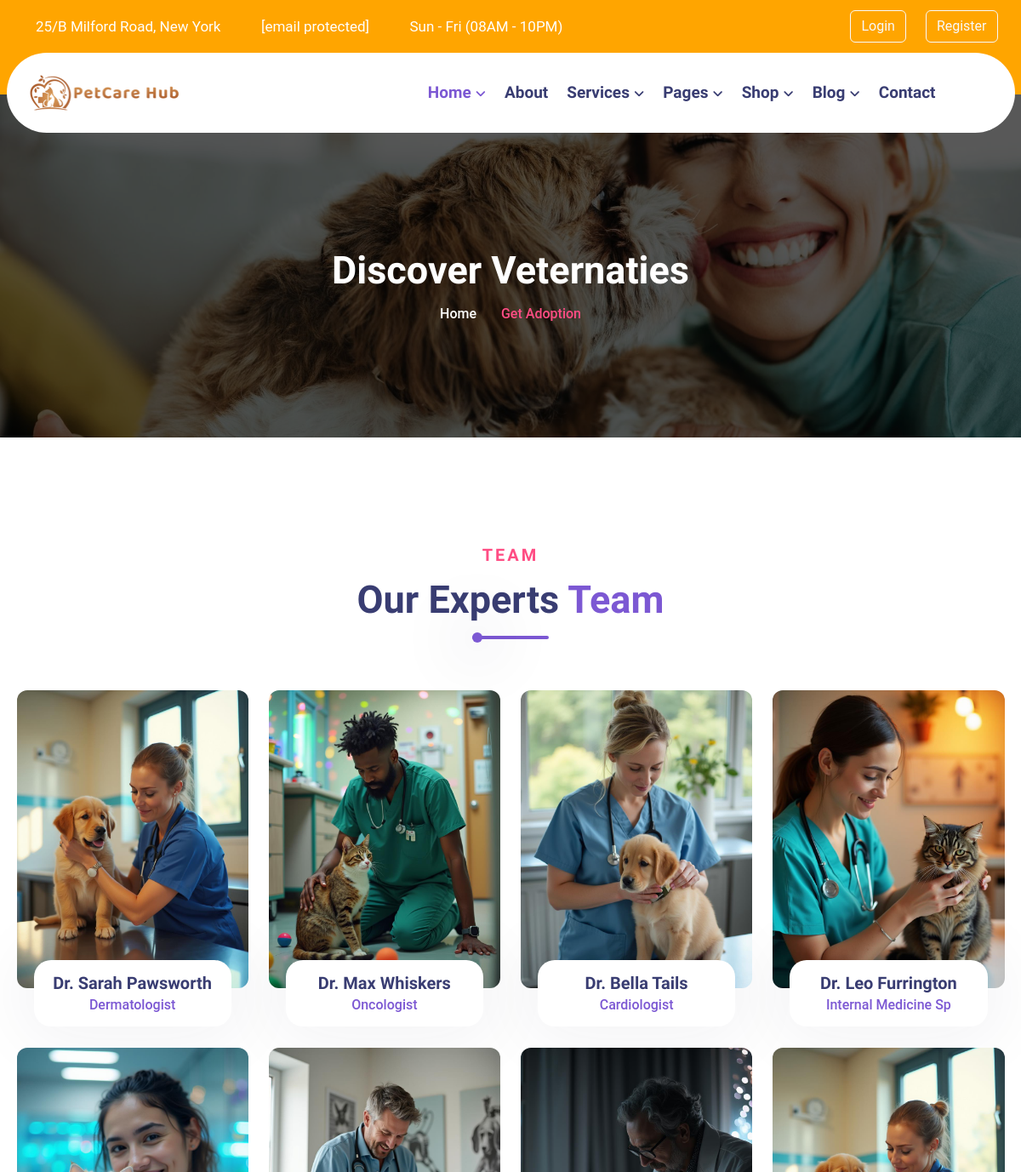
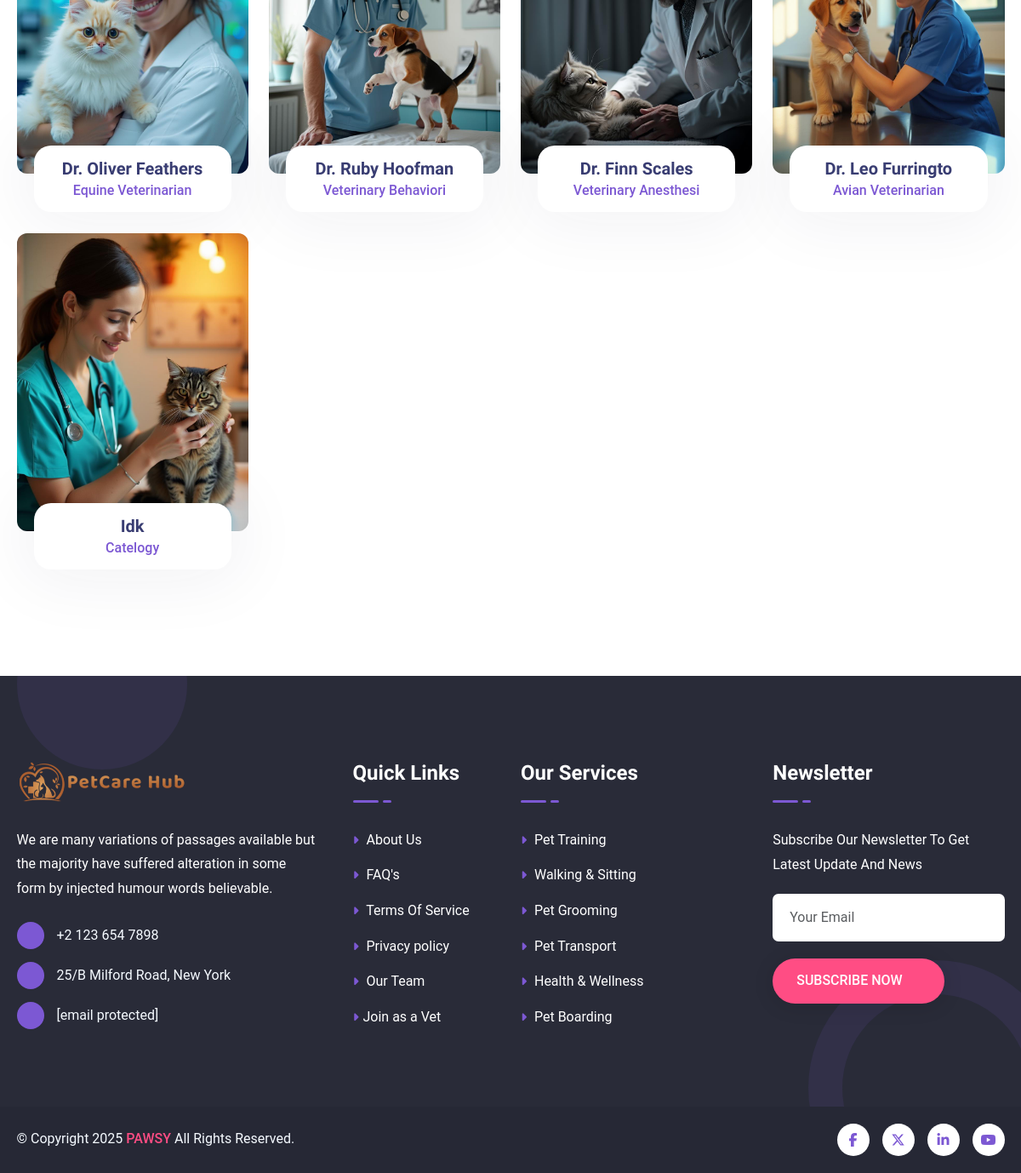
Page /vetdis/ on the committed database (2 pictures, top to bottom).
### myapp/models.py (models this page shows, shortened)
class vetRegisterDB(models.Model):
    Name = models.CharField(max_length=30)
    Email = models.EmailField()
    Password = models.CharField(max_length=40)
    Photo = models.ImageField(upload_to='photos')
    Gender = models.CharField(max_length=10)
    Phone = models.BigIntegerField()
    LicenseFile = models.FileField(upload_to='files',default=None,max_length=250)
    Address = models.TextField()
    Specialization = models.CharField(max_length=20)
    YearsOfExperience = models.IntegerField()
    ClinicName = models.CharField(max_length=60)
    Price = models.IntegerField(default=500)
    TimeStamp = models.DateTimeField(auto_now_add=True)
    def vet_photo(self):
        return mark_safe('<img src="{}" width="100"/>'.format(self.Photo.url))
    vet_photo.allow_tags = True

### myapp/views.py (the view)
# urls.py: path('vetdis/',views.vetdiscoverpage),
def vetdiscoverpage(request):
    fetchdata = vetRegisterDB.objects.all()
    context = {
        "vetdis" : fetchdata
    }
    return render(request,"vetdiscover.html",context)

### myapp/templates/vetdiscover.html (shortened to what this page needs)
<!DOCTYPE html>
<html lang="en">
<head>
    <link rel="stylesheet" href="/static/css/bootstrap.min.css">
    <link rel="stylesheet" href="/static/css/all-fontawesome.min.css">
    <link rel="stylesheet" href="/static/css/icomoon.css">
    <link rel="stylesheet" href="/static/css/animate.min.css">
    <link rel="stylesheet" href="/static/css/magnific-popup.min.css">
    <link rel="stylesheet" href="/static/css/owl.carousel.min.css">
    <link rel="stylesheet" href="/static/css/style.css">
</head>
<body>
{% include 'nav.html' %}
       <main class="main">
       <div class="site-breadcrumb" style="background: url(/static/img/breadcrumb/01.jpg)">
            <div class="container">
                <h2 class="breadcrumb-title">Discover Veternaties</h2>
                <ul class="breadcrumb-menu">
                    <li><a href="index.html">Home</a></li>
                    <li class="active">Get Adoption</li>
                </ul>
            </div>
        </div>
        <div class="team-area pt-120 pb-100">
            <div class="container">
                <div class="row">
                    <div class="col-lg-6 mx-auto wow fadeInDown" data-wow-duration="1s" data-wow-delay=".25s">
                        <div class="site-heading text-center">
                            <span class="site-title-tagline">Team</span>
                            <h2 class="site-title">Our Experts <span>Team</span></h2>
                            <div class="heading-divider"></div>
                        </div>
                    </div>
                </div>
                <div class="row">
                    {% for i in vetdis %}
                    <div class="col-md-6 col-lg-3">
                        <div class="team-item wow fadeInUp" data-wow-duration="1s" data-wow-delay=".25s">
                            <div class="team-img">
                               <a href="/svp/{{ i.id }}"> <img src="/media/{{ i.Photo }}" alt="thumb"></a>
                            </div>
                            <div class="team-content">
                                <div class="team-bio">
                                    <h5><a href="#">{{ i.Name }}</a></h5>
                                    <span>{{ i.Specialization }}</span>
                                </div>
                            </div>
                        </div>
                    </div>
                    {% endfor %}
                </div>
            </div>
        </div>
    {% include 'footer.html' %}
       </main>
</body>
</html>

### myapp/static/css/style.css (style rules this page uses)
*, *:before, *:after { box-sizing: inherit; }
* { scroll-behavior: inherit !important; }
html, body { height: auto; width: 100%; margin: 0; padding: 0; overflow-x: hidden; box-sizing: border-box; }
body { font-family: 'Roboto', sans-serif; font-style: normal; font-size: 16px; font-weight: normal; color: #FFA500; line-height: 1.8; }
ul { margin: 0; padding: 0; }
li { list-style: none; }
h1, h2, h3, h4, h5, h6 { color: #393D72; margin: 0px; font-weight: 600; font-family: 'Baloo Thambi 2', cursive; line-height: 1.2; }
h2 { font-size: 35px; }
h5 { font-size: 18px; }
.img, img { max-width: 100%; -webkit-transition: all 0.3s ease-out 0s; -moz-transition: all 0.3s ease-out 0s; -ms-transition: all 0.3s ease-out 0s; -o-transition: all 0.3s ease-out 0s; transition: all 0.3s ease-out 0s; height: auto; }
*::placeholder { color: #999; font-size: 16px; opacity: 1; }
.site-heading { margin-bottom: 50px; position: relative; z-index: 1; }
.site-title-tagline { text-transform: uppercase; letter-spacing: 3px; font-size: 20px; font-weight: 800; color: #FF4D84; position: relative; font-family: 'Baloo Thambi 2', cursive; }
.site-title { font-weight: 700; text-transform: capitalize; font-size: 45px; color: #393D72; margin-top: 8px; margin-bottom: 0; }
.site-title span { color: #7C58D3; }
.heading-divider { display: inline-block; position: relative; height: 4px; -webkit-border-radius: 30px; -moz-border-radius: 30px; border-radius: 30px; background: #7C58D3; width: 90px; }
.heading-divider:after { content: ''; position: absolute; left: 0; top: -4.3px; height: 12px; width: 12px; background: #7C58D3; border-radius: 50px; box-shadow: 0 1px 80px 12px rgb(26 40 68 / 20%); -webkit-animation: heading-move 5s infinite linear; animation: heading-move 5s infinite linear; }
.pt-120 { padding-top: 120px; }
.pb-100 { padding-bottom: 100px; }
@media (min-width: 1200px) { .container, .container-sm, .container-md, .container-lg, .container-xl { max-width: 1185px; } }
.main { margin-top: -2.8rem; }
.team-area { position: relative; }
.team-item { margin-bottom: 70px; position: relative; z-index: 1; }
.team-img { border-radius: 12px; }
.team-img img { border-radius: 12px; }
.team-content { position: absolute; left: 20px; right: 20px; bottom: -45px; padding: 10px 20px; background: #fff; border-radius: 20px; text-align: center; box-shadow: 0 1px 80px 12px rgb(26 40 68 / 6%); }
.team-bio h5 { font-size: 20px; margin-top: 5px; text-transform: capitalize; }
.team-bio h5 a { color: #393D72; }
.team-bio span { color: #7C58D3; font-size: 16px; font-weight: 500; text-transform: capitalize; }
.site-breadcrumb { display: flex; flex-direction: column; align-items: center; justify-content: center; text-align: center; background-repeat: no-repeat !important; background-position: center !important; background-size: cover !important; position: relative; padding-top: 180px; padding-bottom: 130px; z-index: 1; }
.site-breadcrumb::before { content: ""; position: absolute; background: rgba(0, 0, 0, .65); height: 100%; width: 100%; top: 0; left: 0; z-index: -1; }
.site-breadcrumb .breadcrumb-title { font-size: 45px; color: #fff; font-weight: 700; margin-bottom: 10px; text-transform: capitalize; }
.site-breadcrumb .breadcrumb-menu { position: relative; z-index: 1; }
.site-breadcrumb .breadcrumb-menu li { position: relative; display: inline-block; margin-left: 25px; color: #fff; font-weight: 500; text-transform: capitalize; }
.site-breadcrumb .breadcrumb-menu li a { color: #fff; transition: all 0.5s ease-in-out; }
.site-breadcrumb .breadcrumb-menu li::before { position: absolute; content: '\f101'; font-family: 'Font Awesome 6 Pro'; right: -21px; top: 1px; text-align: center; font-size: 16px; color: #fff; }
.site-breadcrumb .breadcrumb-menu li:first-child { margin-left: 0; }
.site-breadcrumb .breadcrumb-menu li:last-child:before { display: none; }
.site-breadcrumb .breadcrumb-menu li.active { color: #FF4D84; }

### rows in the picture
vetRegisterDB: Photo (picture), Name "Dr. Sarah Pawsworth", Specialization "Dermatologist"
vetRegisterDB: Photo (picture), Name "Dr. Max Whiskers", Specialization "Oncologist"
vetRegisterDB: Photo (picture), Name "Dr. Bella Tails", Specialization "Cardiologist"
vetRegisterDB: Photo (picture), Name "Dr. Leo Furrington", Specialization "Internal Medicine Sp"
vetRegisterDB: Photo (picture), Name "Dr. Oliver Feathers", Specialization "Equine Veterinarian"
vetRegisterDB: Photo (picture), Name "Dr. Ruby Hoofman", Specialization "Veterinary Behaviori"
vetRegisterDB: Photo (picture), Name "Dr. Finn Scales", Specialization "Veterinary Anesthesi"
vetRegisterDB: Photo (picture), Name "Dr. Leo Furringto", Specialization "Avian Veterinarian"
vetRegisterDB: Photo (picture), Name "Idk", Specialization "Catelogy"
